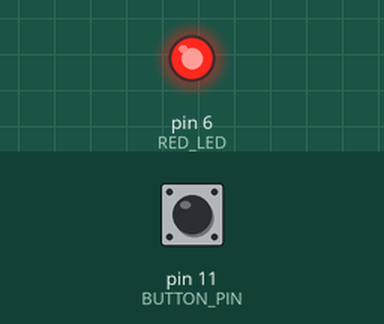
The sketch below on a simulated Arduino Uno, built with avr-gcc and run on an emulated ATmega328P. Parts: output pins drawn as LEDs (lit = HIGH). The inputs (shaded band) are chosen by the test bench; at power-on: pin 11 (BUTTON_PIN) LOW. What the sketch prints to the serial monitor is not drawn.

Above: at 0.3 s.
Timing chart, 0 to 1.8 s (numbered marks = the images above):
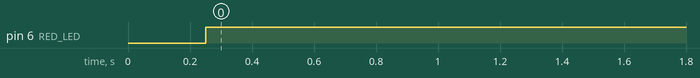

Measured:
- by itself, pin 6 (RED_LED): LOW → HIGH at 0.25 s

The sketch:

Lesson_27_-_Push_Buttons_and_Pull_Up_and_Pull_Down_Resistors.ino
```cpp
//We are making a pull up resistor push button turn on a Red LED
//Declaring Variables
int RED_LED = 6;
int BUTTON_PIN = 11;
int BUTTON_READ;
int DELAY = 250;

void setup() {
  //Beginning Serial Monitor
  Serial.begin(9600);
  //Turning on Red LED
  pinMode(RED_LED, OUTPUT);
  //We are reading from the Button Pin, so we are giving it an input value
  //Reading Button Pin
  pinMode(BUTTON_PIN, INPUT);
}

void loop() {
  //Reading value from button pin
  BUTTON_READ = digitalRead(BUTTON_PIN);
  //Printing Button Read Value
  Serial.println(BUTTON_READ);
  delay(DELAY);

  //Turning off Red LED when button is not pushed
  if (BUTTON_READ == 1) {
    digitalWrite(RED_LED, LOW);
  }

  //Turning on Red LED when button is pushed
  if (BUTTON_READ == 0) {
    digitalWrite(RED_LED, HIGH);
  }
}
```
